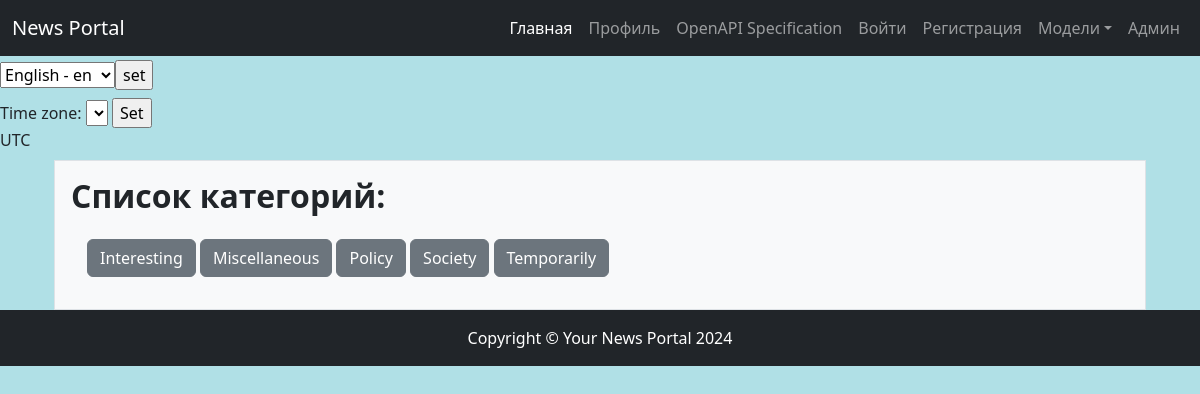
Page /categories/ on the committed database.
### news/models.py (models this page shows, shortened)
class Category(models.Model):
    category_name = models.CharField(_('Name of category'), max_length=200, unique=True)
    subscribers = models.ManyToManyField(User, related_name='categories', verbose_name=_('Subscribers'))
    def __str__(self):
        return f'{self.category_name}'
    class Meta:
        verbose_name = _('Category')
        verbose_name_plural = _('Categories')

### news/views/category.py (the view)
# urls.py: path('categories/', CategoryListView.as_view(), name='category_list'),
class CategoryListView(ListView):
    model = Category
    template_name = APP + "categories.html"
    context_object_name = "categories_list"

### news/templates/news/categories.html (shortened to what this page needs)
{% extends 'default.html' %}
{% load i18n %}
{% block content %}
<div class="container d-grid gap-3">
    <div class="p-3 bg-light border">
    <h2><b>{% trans "List of categories" %}:</b></h2>
        <div class="p-3">
            {% for cat in categories_list %}
            <a class="btn btn-secondary" href="{{ cat.id }}" role="button">{{ cat }}</a>
            {% endfor %}
        </div>
    </div>
</div>
{% endblock content %}

### rows in the picture
Category: category_name "Interesting"
Category: category_name "Miscellaneous"
Category: category_name "Policy"
Category: category_name "Society"
Category: category_name "Temporarily"

### other values in the picture
{{ TIME_ZONE }} "UTC"
form field language "English - en"
